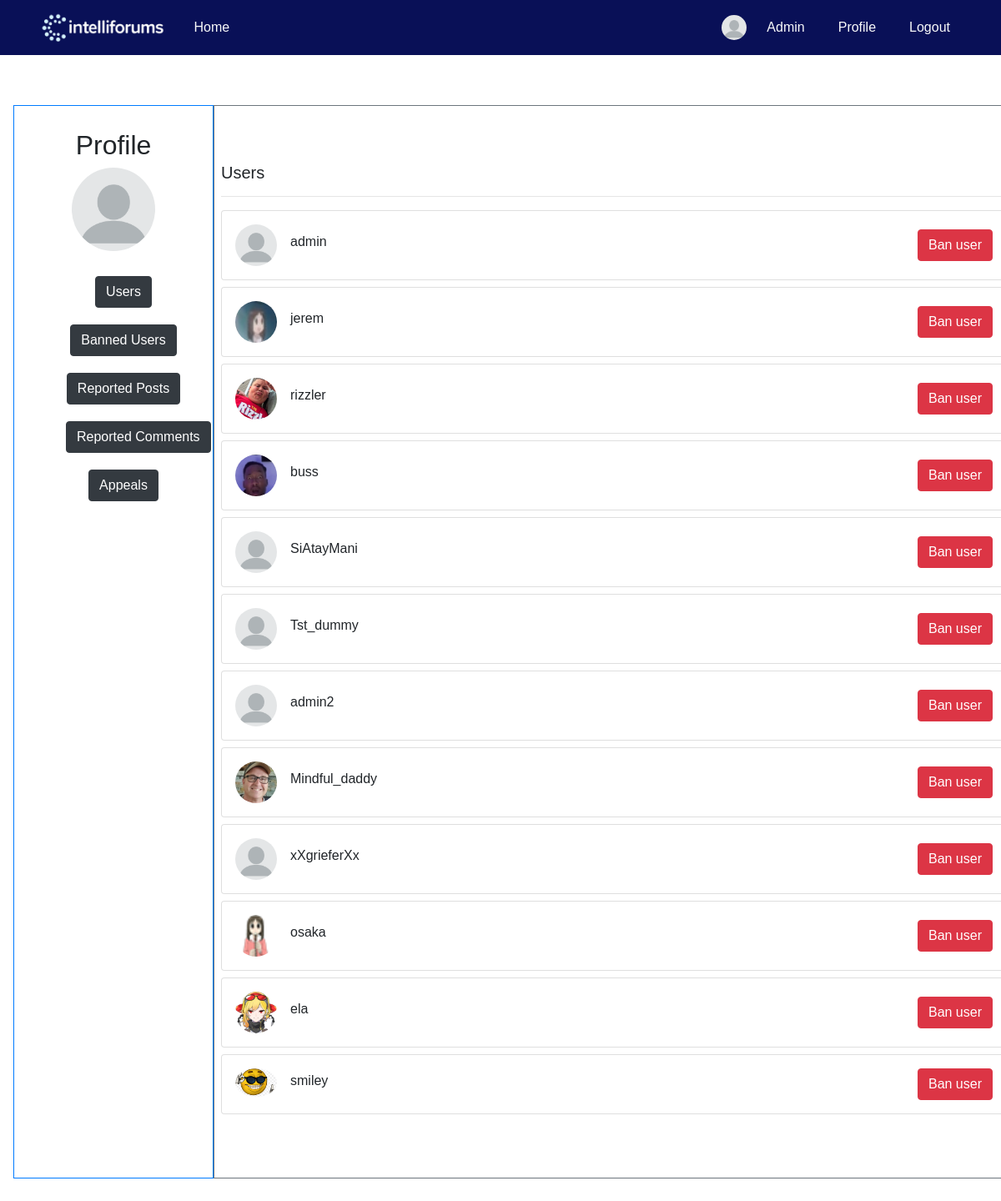
Page /adminpanel/ (signed in) on the committed database.
### blog/models.py (models this page shows, shortened)
class User(AbstractBaseUser, PermissionsMixin):
    username = models.CharField(max_length=100, unique=True)
    picture = models.ImageField(
        upload_to='profile/',
        default='profile/blank-profile-picture-973460_128012234212.png',
        blank=True,
    )
    is_active = models.BooleanField(default=True)
    is_staff = models.BooleanField(default=False)
    is_banned = models.BooleanField(default=False)
    USERNAME_FIELD = 'username'
    objects = UserManager()

### blog/views.py (the view)
# urls.py: path('adminpanel/', views.render_adminpanel, name="adminpanel"),
@csrf_protect
def render_adminpanel(request):
    banned_response = banned_propagator(request)
    if banned_response:
        return banned_response
    if not request.user.is_staff:
        raise PermissionDenied
    users = User.objects.filter(is_banned=False)
    banned_users = User.objects.filter(is_banned=True)
    reported_posts = ReportPost.objects.all()
    reported_comments = ReportComment.objects.all()
    appeals = BanAppeal.objects.all()
    return render(request, 'Admin/admin.html', {
        'users': users,
        'banned_users': banned_users,
        'reported_posts': reported_posts,
        'reported_comments': reported_comments,
        'appeals': appeals,
    })

### blog/views.py (called while the page is built)
def banned_propagator(request):
    if request.user.is_authenticated and request.user.bans_received.exists():
        userban = request.user.bans_received.first()
        return render(request, 'banned.html', {
            'userban': userban,
        })
    return None

### blog/templates/Admin/admin.html (shortened to what this page needs)
<!DOCTYPE html>
<html lang="en">
<head>
    {% load static %}
    <link rel="stylesheet" href="{% static 'blog/css/profile.css' %}">
</head>
<body>
    {% include 'header.html' %}
        <div class="container-fluid m-3">
            <div class="row d-flex">
                <div class="left-column p-2 border border-primary" style="flex: 0 0 20%; max-width: 20%;">
                    <div class="profile-container">
                        <h2>Profile</h2>
                        <img src="/media/{{ request.user.picture }}" alt="Profile Picture" class="profile-pic" style="height: 100px;">
                        <div class="ml-4">
                            <div style="display: inline;">
                                <button id="showUsers" class="btn btn-dark" style="margin: 10px;">Users</button>
                                <br>
                                <button id="showBannedUsers" class="btn btn-dark" style="margin: 10px;">Banned Users</button>
                                <br>
                                <button id="showPosts" class="btn btn-dark" style="margin: 10px;">Reported Posts</button>
                                <br>
                                <button id="showComments" class="btn btn-dark" style="margin: 10px;">Reported Comments</button>
                                <br>
                                <button id="showAppeals" class="btn btn-dark" style="margin: 10px;">Appeals</button>
                            </div>
                        </div>
                    </div>
                </div>
                <div class="col p-2 border border-secondary">
                    <div id="UsersDashboard" style="display: block;">
                        {% include 'Admin/admin_dashboard.html' %}
                    </div>
                </div>
            </div>
        </div>
</body>
</html>

### blog/templates/header.html (shortened to what this page needs)
<!DOCTYPE html>
<html lang="en">
<head>
    {% load static %}
    <link rel="stylesheet" href="https://cdn.jsdelivr.net/npm/bootstrap@4.1.3/dist/css/bootstrap.min.css">
    <link rel="stylesheet" href="https://cdnjs.cloudflare.com/ajax/libs/font-awesome/5.12.0-2/css/all.min.css" />
    <link rel="stylesheet" href="{% static 'blog/css/global.css' %}">
</head>
<body>
    <link rel="stylesheet" href="{% static 'blog/css/header.css' %}">
    <nav class="navbar">
        <div class="container d-flex justify-content-between align-items-center">
            <div class="d-flex align-items-center">
                <img src="{% static 'images/logo.png' %}" alt="Logo" style="max-height:50px;">
                <a class="nav-link text-light ml-3" href="/">Home</a>
            </div>
            <div class="d-flex align-items-center">
            {% if current_user %}
                {% if current_user.is_authenticated %}
                    <img src="{{ current_user.picture.url }}" alt="Profile Picture" class="profile-img" style="height:30px;width:30px;border-radius:50%;">
                    {% if current_user.is_staff %}
                    <a class="nav-link text-light ml-2" href="/adminpanel/">Admin</a>
                    {% endif %}
                    <a class="nav-link text-light ml-2" href="/profile/{{current_user.id}}">Profile</a>
                    <a class="nav-link text-light ml-2" href="{% url 'logout' %}">Logout</a>
                {% else %}
                    <a class="nav-link text-light" href="/login/">Login</a>
                    <a class="nav-link text-light ml-2" href="/register/">Register</a>
                {% endif %}
            {% else %}
                {% if user.is_authenticated %}
                    <img src="{{ user.picture.url }}" alt="Profile Picture" class="profile-img" style="height:30px;width:30px;border-radius:50%;">
                    {% if user.is_staff %}
                    <a class="nav-link text-light ml-2" href="/adminpanel/">Admin</a>
                    {% endif %}
                    <a class="nav-link text-light ml-2" href="/profile/{{user.id}}">Profile</a>
                    <a class="nav-link text-light ml-2" href="{% url 'logout' %}">Logout</a>
                {% else %}
                    <a class="nav-link text-light" href="/login/">Login</a>
                    <a class="nav-link text-light ml-2" href="/register/">Register</a>
                {% endif %}
            {% endif %}
            </div>
        </div>
    </nav>
</body>
</html>

### blog/templates/Admin/admin_dashboard.html (shortened to what this page needs)
<div class="row">
    <div class="col-lg">
        <h5>Users</h5>
        <hr>
        {% for user in users %}
        <div class="card mb-2">
            <div class="card-body p-2 p-sm-3">
                <div class="media forum-item">
                    <a href="#" data-toggle="collapse" data-target=".forum-content"><img src="/media/{{ user.picture }}" class="mr-3 rounded-circle" width="50" alt="User" /></a>
                    <div class="media-body align-self-center">
                        <h6><a href="#" data-toggle="collapse" data-target=".forum-content" class="text-body">{{ user.username }}</a></h6>
                    </div>
                    <div class="text-muted small text-center align-self-center">
                        <form method="POST" action="{% url 'ban_user' user.id %}" onsubmit="return confirm('Are you sure you want to ban this user?')">
                            <button type="submit" class="btn btn-danger">Ban user</button>
                        </form>
                    </div>
                </div>
            </div>
        </div>
        {% endfor %}
    </div>
</div>

### blog/static/blog/css/profile.css (style rules this page uses)
.profile-container { max-width: 600px; margin: 0 auto; text-align: center; padding: 20px; }
.profile-pic { max-width: 300px; max-height: 300px; border-radius: 50%; margin-bottom: 20px; }
h2 { margin-bottom: 30px; }

### blog/static/blog/css/global.css (style rules this page uses)
* { font-family: Verdana, Geneva, Tahoma, sans-serif; }

### blog/static/blog/css/header.css (style rules this page uses)
nav { background-color: #091057; }
.profile-img { max-width: 50px !important; max-height: 50px !important; border-radius: 50% !important; }

### blog/templates/Admin/admin.html (style rules this page uses)
.profile-container { max-width: 600px; margin: 0 auto; text-align: center; padding: 20px; }
.profile-pic { max-width: 300px; max-height: 300px; border-radius: 50%; margin-bottom: 20px; }
h2 { margin-bottom: 30px; }
.row { margin: 60px; }

### rows in the picture
User: picture (placeholder picture), user.picture (placeholder picture), username "admin"
User: picture (picture), username "jerem"
User: picture (picture), username "rizzler"
User: picture (picture), username "buss"
User: picture (placeholder picture), username "SiAtayMani"
User: picture (placeholder picture), username "Tst_dummy"
User: picture (placeholder picture), username "admin2"
User: picture (picture), username "Mindful_daddy"
User: picture (placeholder picture), username "xXgrieferXx"
User: picture (picture), username "osaka"
User: picture (picture), username "ela"
User: picture (picture), username "smiley"
